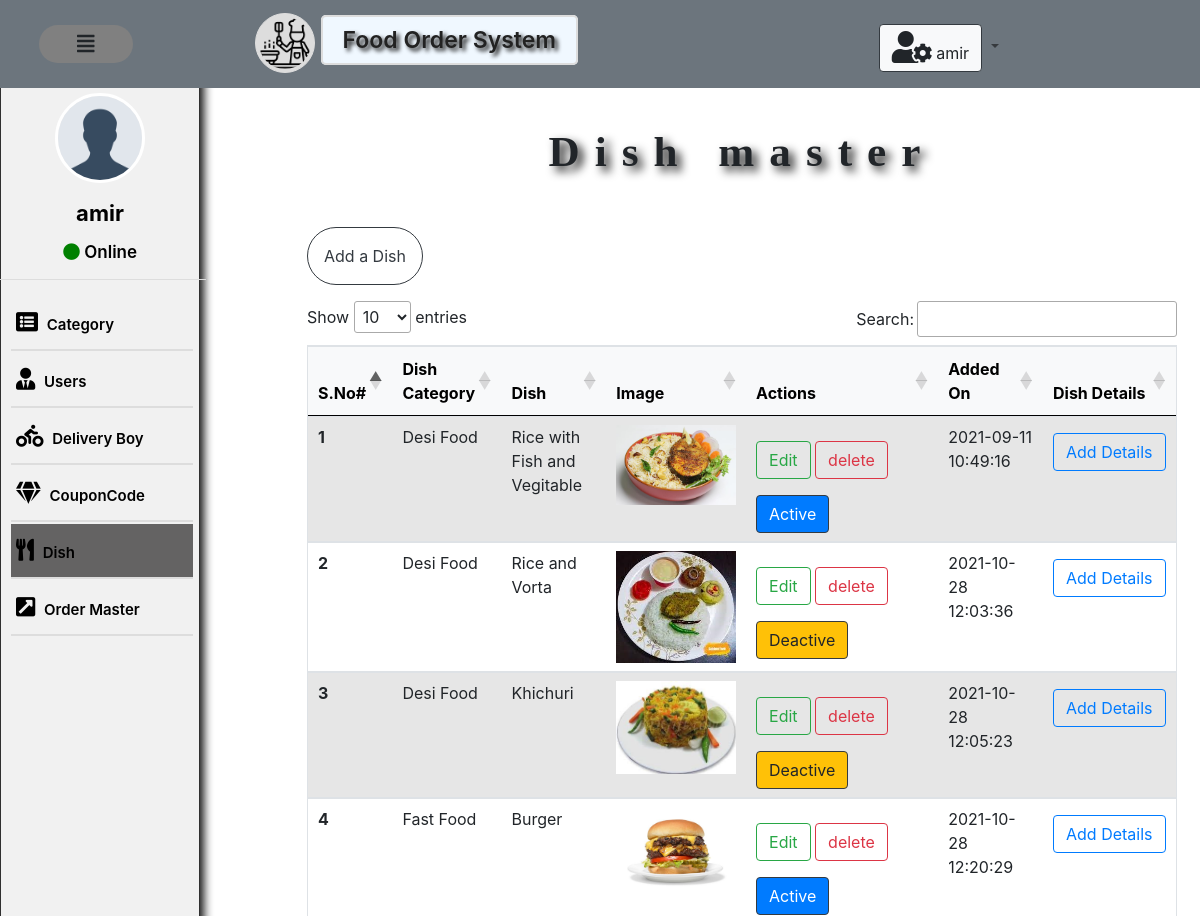
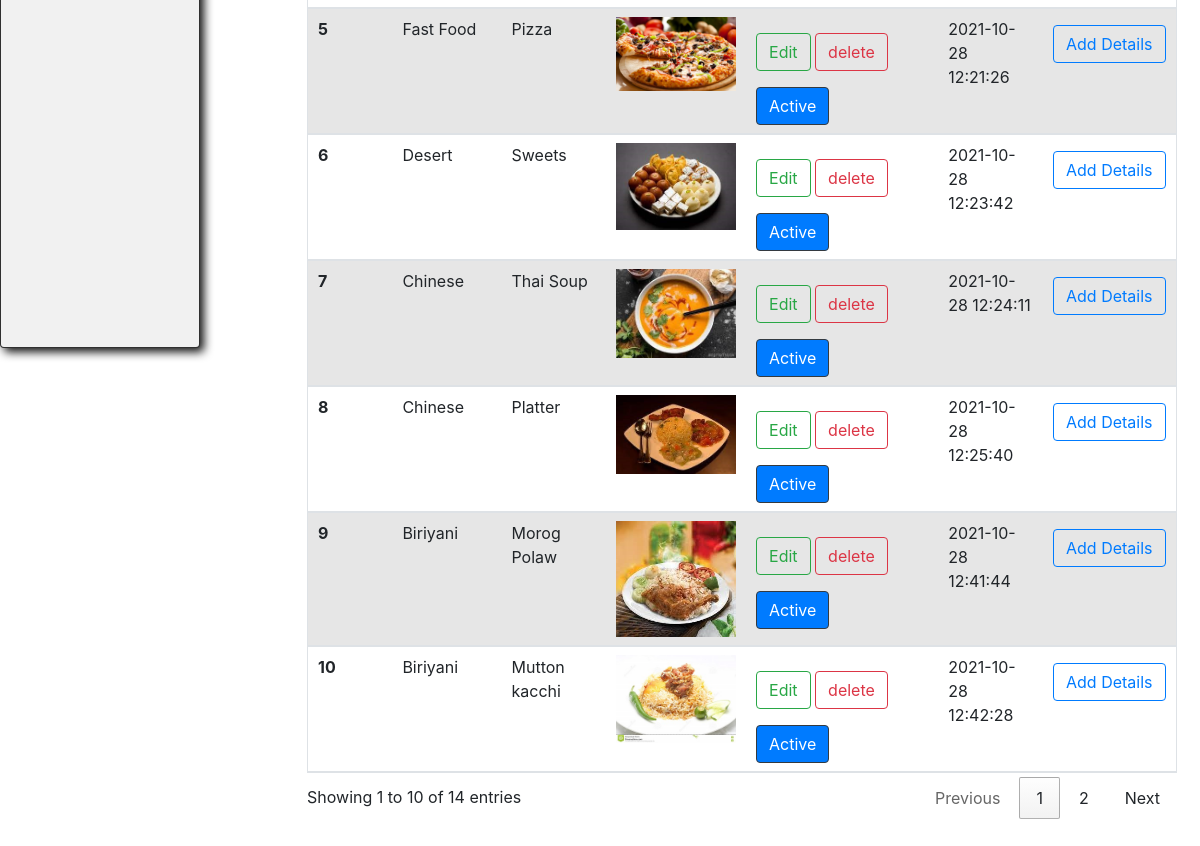
/admin/dish.php (signed in), run on the app's committed database (2 pictures, top to bottom).
### tables this page shows
CREATE TABLE `dish` (
  `id` int(11) NOT NULL,
  `category_id` int(11) NOT NULL,
  `dish` varchar(100) NOT NULL,
  `dish_detail` text NOT NULL,
  `image` text NOT NULL,
  `status` int(5) NOT NULL,
  `added_on` timestamp NOT NULL DEFAULT current_timestamp()
);

CREATE TABLE `category` (
  `id` int(11) NOT NULL,
  `category` varchar(11) NOT NULL,
  `order_num` int(11) NOT NULL,
  `status` int(11) NOT NULL,
  `added_on` timestamp NOT NULL DEFAULT current_timestamp() ON UPDATE current_timestamp()
);

### admin/dish.php (the view, shortened to what this page needs)
<?php
require '../_dbConnect.php';
 include './_top.php';
?>
<!doctype html>
<html lang="en">
<head>
    <link rel="stylesheet" href="https://maxcdn.bootstrapcdn.com/bootstrap/4.0.0/css/bootstrap.min.css"
>
    <link href="https://cdnjs.cloudflare.com/ajax/libs/font-awesome/5.15.1/css/all.min.css" rel="stylesheet" />
    <link rel="stylesheet" href="//cdn.datatables.net/1.10.25/css/jquery.dataTables.min.css">
</head>
<body>
    <div class="container bg-gray col-md-9 col-10  d-inline-block float-right mx-2 mb-5 mt-5">
        <h4 class="effect">Dish master</h4>
        <a type="button" href="adddish.php" class="btn btn-outline-dark border border-dark rounded-pill my-3  p-3">Add a
            Dish</a>
        <table class="table table-striped mt-3 border" id="myTable">
            <thead class="table-light ">
                <tr>
                    <th scope="col" width="3%">S.No#</th>
                    <th scope="col" width="8%">Dish Category</th>
                    <th scope="col" width="12%">Dish</th>
                    <th scope="col" width="16%">Image</th>
                    <th scope="col mx-2" width="22%">Actions</th>
                    <th scope="col mx-2" width="12%">Added On</th>
                    <th scope="col mx-2" width="8%">Dish Details</th>
                </tr>
            </thead>
            <tbody>
                <?php
                $sql = "SELECT dish.*,category.category FROM `dish`,`category` WHERE dish.category_id=category.id ";
                $result = mysqli_query($connection, $sql);
                $numRow = mysqli_num_rows($result);
                if ($numRow > 0) {
                    $i = 1;
                    while ($fetchRow = mysqli_fetch_assoc($result)) {
                        echo '
                   <tr>
                 <th scope="row">' . $i . '</th>
                 <td> ' .   $fetchRow['category'] . ' </td>
                 <td>' .   $fetchRow['dish'] . '</td>
                 <td>   <img src=../uploads/' .$fetchRow['image'].' alt="Dish Image" class="img-fluid"> </td>
                 <td class="mt-2"> <a type="button" href="?Id='.$fetchRow['id'].'" class=" edit btn  btn-outline-success my-3" id="'.$fetchRow['id'].'"   data-bs-target="#exampleModal"  data-bs-toggle="modal" > Edit</a> </a>
                 <input type="hidden"  id="delsno" name="delsno">
                 <a type="button" class=" delete btn  btn-outline-danger my-2" href="?Id='.$fetchRow['id'].'&type=delete"  id="'.$fetchRow['id'].'"> delete</a>
                 ';
                  if($fetchRow['status']=='1'){
                      echo '  <a type="button" class="btn  btn-primary border-dark"  href="?Id='.$fetchRow['id'].'&type=deactive">Active</a> ';
                  }
                  else{
                      echo '<a type="button" class="btn  btn-warning border-dark" href="?Id='.$fetchRow['id'].'&type=active">Deactive </a> ';
                  }
                 echo '</td> <td> ' .   $fetchRow['added_on'] . ' </td>
                 <td>  <a type="button" class=" btn btn-outline-primary my-2 detail" href="?Id='.$fetchRow['id'].'&type=addDetail"  id="'.$fetchRow['id'].'"   data-bs-toggle="modal" data-bs-target="#dishDetailModal"> Add Details</a> </td>
                 </tr> ';
                        $i++;
                    }
                } else {
                    echo '<div class="alert alert-warning" role="alert">
                    <i class="fas fa-exclamation-triangle"></i> No records found
                  </div>';
                }
                ?>
            </tbody>
        </table>
    </div>
</body>
</html>

### admin/style.css (style rules this page uses)
.effect { font-size: 2.7rem; font-weight: 700; text-shadow: 5px 5px 10px #111; padding: 25px 0; margin-top: 3.3rem; text-align: center; letter-spacing: 15px; font-family: Verdana; }

### data on the page
dish: category.category "Desi Food", dish "Rice with Fish and Vegitable", image (picture), added_on "2021-09-11 10:49:16"
dish: category.category "Desi Food", dish "Rice and Vorta", image (picture), added_on "2021-10-28 12:03:36"
dish: category.category "Desi Food", dish "Khichuri", image (picture), added_on "2021-10-28 12:05:23"
dish: category.category "Fast Food", dish "Burger", image (picture), added_on "2021-10-28 12:20:29"
dish: category.category "Fast Food", dish "Pizza", image (picture), added_on "2021-10-28 12:21:26"
dish: category.category "Desert", dish "Sweets", image (picture), added_on "2021-10-28 12:23:42"
dish: category.category "Chinese", dish "Thai Soup", image (picture), added_on "2021-10-28 12:24:11"
dish: category.category "Chinese", dish "Platter", image (picture), added_on "2021-10-28 12:25:40"
dish: category.category "Biriyani", dish "Morog Polaw", image (picture), added_on "2021-10-28 12:41:44"
dish: category.category "Biriyani", dish "Mutton kacchi", image (picture), added_on "2021-10-28 12:42:28"

### other printed values
substr($_SESSION['name'],0,20) "amir"
substr($_SESSION['name'],0,05) "amir"
